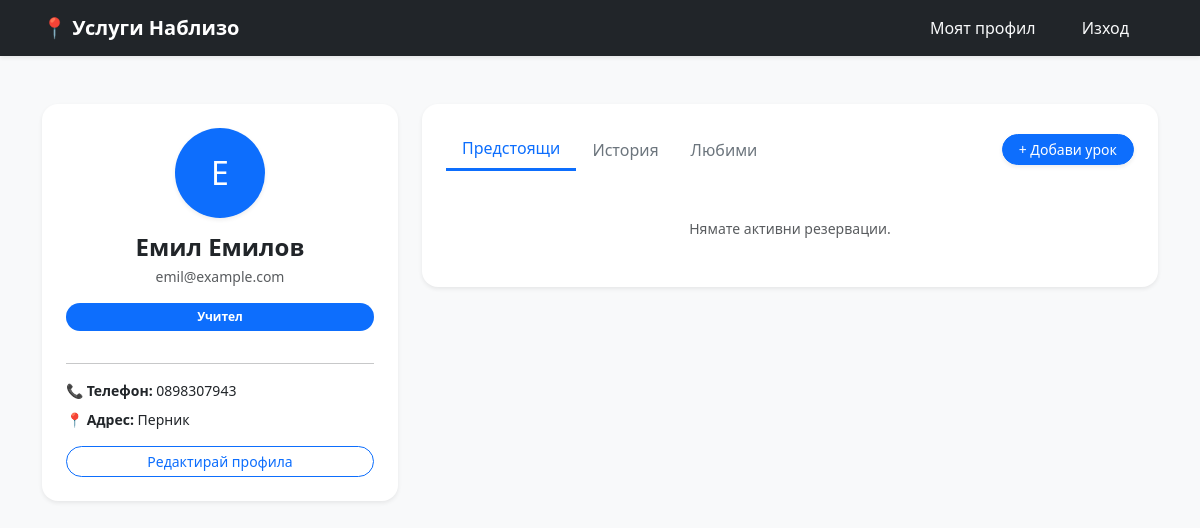
The app's page /profile (signed in), older data.
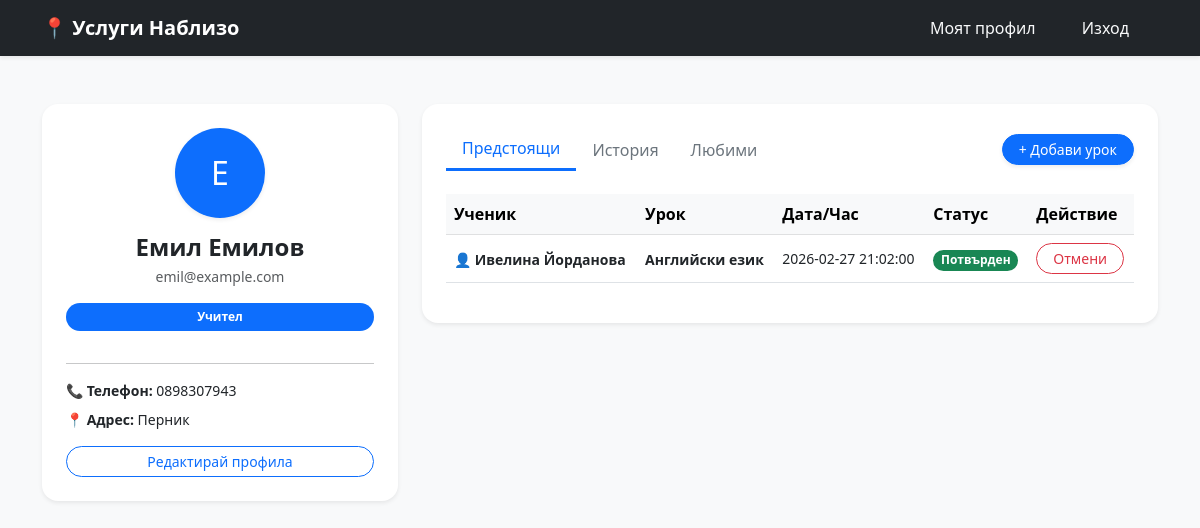
The same page, newer data.
### app/models.py (models this page shows)
class User(Base):
    __tablename__ = "users"
    id = Column(Integer, primary_key=True, index=True)
    email = Column(String, unique=True, index=True)
    password = Column(String)
    role = Column(String)
    first_name = Column(String, nullable=True)
    username = Column(String, unique=True, index=True, nullable=True)
    phone = Column(String, nullable=True)
    address = Column(String, nullable=True)
    bio = Column(String, nullable=True)
    is_verified = Column(Boolean, default=False)
    lessons = relationship("Lesson", back_populates="teacher")
    reviews = relationship("Review", foreign_keys="[Review.teacher_id]")

class Booking(Base):
    __tablename__ = "bookings"
    id = Column(Integer, primary_key=True, index=True)
    client_id = Column(Integer, ForeignKey("users.id"))
    lesson_id = Column(Integer, ForeignKey("lessons.id"))
    appointment_time = Column(String)
    status = Column(String, default="Заявен")
    lesson = relationship("Lesson", backref="bookings")
    client = relationship("User", foreign_keys=[client_id])

class Lesson(Base):
    __tablename__ = "lessons"
    id = Column(Integer, primary_key=True, index=True)
    subject = Column(String)
    category = Column(String)
    price = Column(Float)
    teacher_id = Column(Integer, ForeignKey("users.id"))
    teacher_name = Column(String)
    latitude = Column(Float)
    longitude = Column(Float)
    teacher = relationship("User", back_populates="lessons")

### app/main.py (the view)
@app.get("/profile", response_class=HTMLResponse)
def profile_page(request: Request, db: Session = Depends(get_db), current_user_id: str = Cookie(None)):
    if not current_user_id:
        return RedirectResponse(url='/login', status_code=303)
    user_id = int(current_user_id)
    user = db.query(models.User).filter(models.User.id == user_id).first()
    notifications = db.query(models.Notification).filter(models.Notification.user_id == user_id).all()
    favorite_lessons = db.query(models.Lesson).join(models.Favorite).filter(models.Favorite.user_id == user_id).all()
    if user.role == "client":
        bookings = db.query(models.Booking).filter(models.Booking.client_id == user.id).all()
    else:
        my_lessons = db.query(models.Lesson).filter(models.Lesson.teacher_id == user.id).all()
        my_lesson_ids = [l.id for l in my_lessons]
        bookings = db.query(models.Booking).filter(models.Booking.lesson_id.in_(my_lesson_ids)).all()
    now = datetime.now()
    upcoming_bookings = []
    history_bookings = []
    for b in bookings:
        if isinstance(b.appointment_time, str):
            try:
                b.appointment_time = datetime.fromisoformat(b.appointment_time.replace(' ', 'T'))
            except:
                b.appointment_time = now
        if b.appointment_time < now:
            if b.status != "Отказан":
                b.status = "Проведен"
            history_bookings.append(b)
        else:
            upcoming_bookings.append(b)
    return templates.TemplateResponse("profile.html", {
        "request": request,
        "user": user,
        "bookings": upcoming_bookings,
        "history_bookings": history_bookings,
        "notifications": notifications,
        "favorite_lessons": favorite_lessons,
        "now": now
    })

### templates/profile.html (shortened to what this page needs)
<!DOCTYPE html>
<html lang="bg">
<head>
    <link href="https://cdn.jsdelivr.net/npm/bootstrap@5.3.0/dist/css/bootstrap.min.css" rel="stylesheet">
</head>
<body class="bg-light">
    <nav class="navbar navbar-expand-lg navbar-dark bg-dark mb-5 shadow-sm">
        <div class="container">
            <a class="navbar-brand fw-bold" href="/">📍 Услуги Наблизо</a>
            <div class="ms-auto">
               <a href="/profile" class="btn btn-link text-light text-decoration-none me-3">Моят профил</a>
                <a href="/logout"class="btn btn-link text-light text-decoration-none me-3"
                        >Изход</a>
            </div>
        </div>
    </nav>
    <div class="container">
        <div class="row">
            <div class="col-md-4">
                <div class="card shadow-sm border-0 p-4 mb-4 text-center rounded-4">
                    <div class="bg-primary text-white rounded-circle avatar-circle shadow-sm">
                        {{ (user.username or user.email)[0].upper() }}
                    </div>
                    <h4 class="fw-bold mb-1">{{ user.first_name or user.username }}</h4>
                    <p class="text-muted small mb-3">{{ user.email }}</p>
                    <span class="badge {% if user.role == 'tutor' %}badge-tutor{% else %}badge-client{% endif %} mb-3 px-3 py-2 rounded-pill">
                        {{ 'Учител' if user.role == 'tutor' else 'Клиент' }}
                    </span>
                    <hr>
                    <div class="text-start mb-3">
                        <p class="small mb-2"><strong>📞 Телефон:</strong> {{ user.phone or 'Не е посочен' }}</p>
                        <p class="small mb-0"><strong>📍 Адрес:</strong> {{ user.address or 'Не е посочен' }}</p>
                    </div>
                    <a href="/edit-profile" class="btn btn-outline-primary btn-sm w-100 rounded-pill">Редактирай профила</a>
                </div>
            </div>
            <div class="col-md-8">
                <div class="card shadow-sm border-0 p-4 rounded-4">
                    <div class="d-flex justify-content-between align-items-center mb-4">
                        <nav>
                            <div class="nav nav-tabs border-0" id="nav-tab" role="tablist">
                                <button class="nav-link active" id="nav-bookings-tab" data-bs-toggle="tab" data-bs-target="#nav-bookings">
                                    {% if user.role == 'client' %}Моите записвания{% else %}Предстоящи{% endif %}
                                </button>
                                <button class="nav-link" id="nav-history-tab" data-bs-toggle="tab" data-bs-target="#nav-history">История</button>
                                <button class="nav-link" id="nav-favs-tab" data-bs-toggle="tab" data-bs-target="#nav-favs">Любими</button>
                            </div>
                        </nav>
                        {% if user.role == 'tutor' %}
                        <a href="/add-lesson" class="btn btn-primary btn-sm px-3 shadow-sm rounded-pill">+ Добави урок</a>
                        {% endif %}
                    </div>
                    <div class="tab-content" id="nav-tabContent">
                        <div class="tab-pane fade show active" id="nav-bookings">
                            {% if bookings %}
                            <div class="table-responsive">
                                <table class="table align-middle">
                                    <thead class="table-light">
                                        <tr>
                                            {% if user.role == 'tutor' %}<th>Ученик</th>{% endif %}
                                            <th>Урок</th>
                                            <th>Дата/Час</th>
                                            <th>Статус</th>
                                            <th>Действие</th>
                                        </tr>
                                    </thead>
                                    <tbody>
                                        {% for b in bookings %}
                                        <tr>
                                            {% if user.role == 'tutor' %}
                                            <td><a href="/public-profile/{{ b.client.id }}" class="text-decoration-none fw-bold text-dark small">👤 {{ b.client.first_name or b.client.username }}</a></td>
                                            {% endif %}
                                            <td><span class="fw-bold small">{{ b.lesson.subject }}</span></td>
                                            <td class="small">{{ b.appointment_time | string | replace('T', ' ') }}</td>
                                            <td><span class="badge {% if b.status == 'Потвърден' %}bg-success{% else %}bg-warning text-dark{% endif %} rounded-pill small">{{ b.status }}</span></td>
                                            <td>
                                                <div class="d-flex gap-1">
                                                    {% if b.appointment_time | string > now | string %}
                                                    <form action="/cancel-booking/{{ b.id }}" method="post">
                                                        <button type="submit" class="btn btn-outline-danger btn-sm rounded-pill px-3">Отмени</button>
                                                    </form>
                                                    {% endif %}
                                                </div>
                                            </td>
                                        </tr>
                                        {% endfor %}
                                    </tbody>
                                </table>
                            </div>
                            {% else %}
                            <div class="text-center py-4 text-muted small">Нямате активни резервации.</div>
                            {% endif %}
                        </div>
                    </div>
                </div>
            </div>
        </div>
    </div>
</body>
</html>

### templates/profile.html (style rules this page uses)
.badge-tutor { background-color: #0d6efd; color: #fff; }
.avatar-circle { width: 90px; height: 90px; font-size: 32px; display: flex; align-items: center; justify-content: center; margin: 0 auto 15px; }
.nav-tabs .nav-link { color: #6c757d; border: none; font-weight: 500; }
.nav-tabs .nav-link.active { color: #0d6efd; border-bottom: 3px solid #0d6efd; background: none; }

Row changes from the older to the newer data that the page shows:
added Booking: client "Ивелина Йорданова", lesson.subject "Английски език", appointment_time "2026-02-27 21:02:00", status "Потвърден"
Text that changed along with them:
text no longer shown: "Нямате активни резервации."
text now shown: "Ученик Урок Дата/Час Статус Действие"
